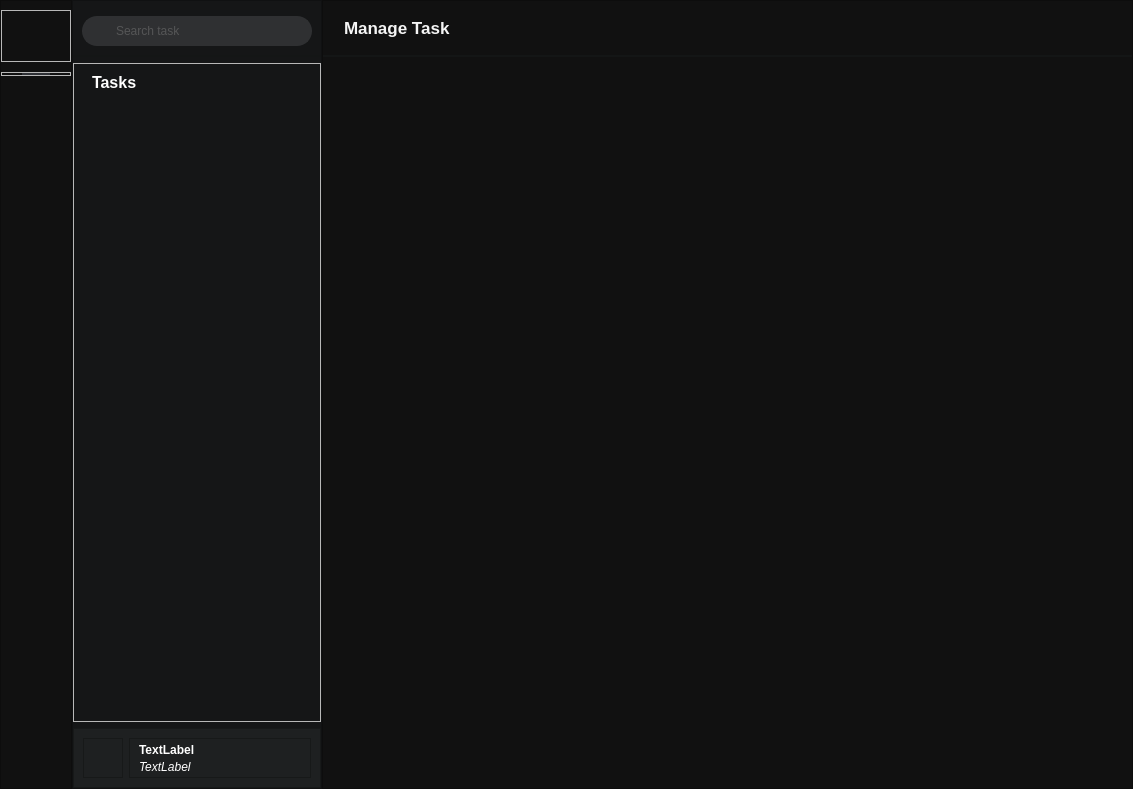
<?xml version="1.0" encoding="UTF-8"?>
<ui version="4.0">
 <class>MainWindow</class>
 <widget class="QMainWindow" name="MainWindow">
  <property name="geometry">
   <rect>
    <x>0</x>
    <y>0</y>
    <width>1133</width>
    <height>789</height>
   </rect>
  </property>
  <property name="windowTitle">
   <string>Chrona ver_0.1b</string>
  </property>
  <property name="windowIcon">
   <iconset resource="../../Data/resources.qrc">
    <normaloff>:/icons_svg/Images/icons_svg/icon_logo.svg</normaloff>:/icons_svg/Images/icons_svg/icon_logo.svg</iconset>
  </property>
  <widget class="QWidget" name="centralwidget">
   <layout class="QHBoxLayout" name="horizontalLayout">
    <property name="spacing">
     <number>0</number>
    </property>
    <property name="leftMargin">
     <number>0</number>
    </property>
    <property name="topMargin">
     <number>0</number>
    </property>
    <property name="rightMargin">
     <number>0</number>
    </property>
    <property name="bottomMargin">
     <number>0</number>
    </property>
    <item>
     <widget class="QFrame" name="Frame_LeftPanel">
      <property name="minimumSize">
       <size>
        <width>72</width>
        <height>0</height>
       </size>
      </property>
      <property name="maximumSize">
       <size>
        <width>72</width>
        <height>16777215</height>
       </size>
      </property>
      <property name="styleSheet">
       <string notr="true">#Frame_LeftPanel
{
	background-color: rgb(17, 17, 17);
}</string>
      </property>
      <property name="frameShape">
       <enum>QFrame::StyledPanel</enum>
      </property>
      <property name="frameShadow">
       <enum>QFrame::Raised</enum>
      </property>
      <layout class="QVBoxLayout" name="verticalLayout_3">
       <property name="spacing">
        <number>10</number>
       </property>
       <property name="leftMargin">
        <number>0</number>
       </property>
       <property name="rightMargin">
        <number>0</number>
       </property>
       <property name="bottomMargin">
        <number>9</number>
       </property>
       <item>
        <widget class="QFrame" name="Frame_Logo">
         <property name="minimumSize">
          <size>
           <width>70</width>
           <height>52</height>
          </size>
         </property>
         <property name="maximumSize">
          <size>
           <width>70</width>
           <height>16777215</height>
          </size>
         </property>
         <property name="styleSheet">
          <string notr="true">background-image: url(:/icons_svg/Images/icons_svg/icon_logo.svg);
background-position: center;
background-repeat: no-repeat;</string>
         </property>
         <property name="frameShape">
          <enum>QFrame::StyledPanel</enum>
         </property>
         <property name="frameShadow">
          <enum>QFrame::Raised</enum>
         </property>
        </widget>
       </item>
       <item>
        <widget class="QFrame" name="frame_9">
         <property name="frameShape">
          <enum>QFrame::StyledPanel</enum>
         </property>
         <property name="frameShadow">
          <enum>QFrame::Raised</enum>
         </property>
         <layout class="QVBoxLayout" name="verticalLayout_9">
          <property name="spacing">
           <number>0</number>
          </property>
          <property name="leftMargin">
           <number>20</number>
          </property>
          <property name="topMargin">
           <number>0</number>
          </property>
          <property name="rightMargin">
           <number>20</number>
          </property>
          <property name="bottomMargin">
           <number>0</number>
          </property>
          <item>
           <widget class="QFrame" name="frame_10">
            <property name="minimumSize">
             <size>
              <width>0</width>
              <height>2</height>
             </size>
            </property>
            <property name="maximumSize">
             <size>
              <width>16777215</width>
              <height>2</height>
             </size>
            </property>
            <property name="styleSheet">
             <string notr="true">background-color: #2F3136;
border-radius: 2px;</string>
            </property>
            <property name="frameShape">
             <enum>QFrame::StyledPanel</enum>
            </property>
            <property name="frameShadow">
             <enum>QFrame::Raised</enum>
            </property>
           </widget>
          </item>
         </layout>
        </widget>
       </item>
       <item>
        <widget class="QScrollArea" name="scrollArea">
         <property name="styleSheet">
          <string notr="true"/>
         </property>
         <property name="frameShape">
          <enum>QFrame::NoFrame</enum>
         </property>
         <property name="frameShadow">
          <enum>QFrame::Sunken</enum>
         </property>
         <property name="lineWidth">
          <number>0</number>
         </property>
         <property name="verticalScrollBarPolicy">
          <enum>Qt::ScrollBarAlwaysOff</enum>
         </property>
         <property name="horizontalScrollBarPolicy">
          <enum>Qt::ScrollBarAlwaysOff</enum>
         </property>
         <property name="widgetResizable">
          <bool>true</bool>
         </property>
         <widget class="QWidget" name="Widget_ScrollArea">
          <property name="geometry">
           <rect>
            <x>0</x>
            <y>0</y>
            <width>70</width>
            <height>675</height>
           </rect>
          </property>
          <property name="styleSheet">
           <string notr="true">#Widget_ScrollArea
{
	background-color: rgb(17, 17, 17);
}</string>
          </property>
          <layout class="QGridLayout" name="gridLayout">
           <property name="leftMargin">
            <number>0</number>
           </property>
           <property name="topMargin">
            <number>0</number>
           </property>
           <property name="rightMargin">
            <number>0</number>
           </property>
           <property name="bottomMargin">
            <number>0</number>
           </property>
           <item row="0" column="0">
            <widget class="QWidget" name="Widget_MachinesList" native="true">
             <layout class="QVBoxLayout" name="verticalLayout_8">
              <property name="leftMargin">
               <number>0</number>
              </property>
              <property name="topMargin">
               <number>0</number>
              </property>
              <property name="rightMargin">
               <number>0</number>
              </property>
              <property name="bottomMargin">
               <number>0</number>
              </property>
             </layout>
            </widget>
           </item>
           <item row="2" column="0">
            <widget class="QWidget" name="widget_5" native="true">
             <layout class="QVBoxLayout" name="verticalLayout_5">
              <item>
               <spacer name="verticalSpacer">
                <property name="orientation">
                 <enum>Qt::Vertical</enum>
                </property>
                <property name="sizeHint" stdset="0">
                 <size>
                  <width>20</width>
                  <height>642</height>
                 </size>
                </property>
               </spacer>
              </item>
             </layout>
            </widget>
           </item>
           <item row="1" column="0">
            <widget class="QWidget" name="Widget_AddNewMachine" native="true">
             <layout class="QVBoxLayout" name="verticalLayout_12">
              <property name="leftMargin">
               <number>0</number>
              </property>
              <property name="topMargin">
               <number>0</number>
              </property>
              <property name="rightMargin">
               <number>0</number>
              </property>
              <property name="bottomMargin">
               <number>0</number>
              </property>
             </layout>
            </widget>
           </item>
          </layout>
         </widget>
        </widget>
       </item>
       <item>
        <widget class="QWidget" name="Widget_Settings" native="true">
         <layout class="QVBoxLayout" name="verticalLayout_4">
          <property name="leftMargin">
           <number>0</number>
          </property>
          <property name="topMargin">
           <number>0</number>
          </property>
          <property name="rightMargin">
           <number>0</number>
          </property>
          <property name="bottomMargin">
           <number>0</number>
          </property>
         </layout>
        </widget>
       </item>
      </layout>
     </widget>
    </item>
    <item>
     <widget class="QFrame" name="Frame_CenterPanel">
      <property name="minimumSize">
       <size>
        <width>250</width>
        <height>0</height>
       </size>
      </property>
      <property name="maximumSize">
       <size>
        <width>250</width>
        <height>16777215</height>
       </size>
      </property>
      <property name="styleSheet">
       <string notr="true">#Frame_CenterPanel
{
	background-color: rgb(21, 22, 23);
}</string>
      </property>
      <property name="frameShape">
       <enum>QFrame::StyledPanel</enum>
      </property>
      <property name="frameShadow">
       <enum>QFrame::Raised</enum>
      </property>
      <layout class="QVBoxLayout" name="verticalLayout_2">
       <property name="spacing">
        <number>6</number>
       </property>
       <property name="leftMargin">
        <number>0</number>
       </property>
       <property name="topMargin">
        <number>0</number>
       </property>
       <property name="rightMargin">
        <number>0</number>
       </property>
       <property name="bottomMargin">
        <number>0</number>
       </property>
       <item>
        <widget class="QWidget" name="widget" native="true">
         <property name="minimumSize">
          <size>
           <width>0</width>
           <height>48</height>
          </size>
         </property>
         <property name="maximumSize">
          <size>
           <width>16777215</width>
           <height>48</height>
          </size>
         </property>
         <property name="styleSheet">
          <string notr="true">QLineEdit {
	border: 2px solid rgb(47, 48, 50);
	border-radius: 15px;
	background-color: rgb(47, 48, 50);
	color: rgb(121, 121, 121);
	padding-left: 30px;
	padding-right: 10px;
	background-image: url(:/icons_svg/Images/icons_svg/icon_search.svg);
	background-repeat: none;
	background-position: left center;
}

QLineEdit:hover {
	color: rgb(230, 230, 230);
	border: 2px solid rgb(62, 63, 66);
}

QLineEdit:focus {
	color: rgb(230, 230, 230);
	border: 2px solid rgb(53, 54, 56);
	background-color: rgb(14, 14, 15);
}</string>
         </property>
         <layout class="QVBoxLayout" name="verticalLayout_11">
          <property name="topMargin">
           <number>12</number>
          </property>
          <property name="bottomMargin">
           <number>0</number>
          </property>
          <item>
           <widget class="QLineEdit" name="lineEdit">
            <property name="enabled">
             <bool>true</bool>
            </property>
            <property name="minimumSize">
             <size>
              <width>0</width>
              <height>30</height>
             </size>
            </property>
            <property name="placeholderText">
             <string>Search task</string>
            </property>
           </widget>
          </item>
         </layout>
        </widget>
       </item>
       <item>
        <widget class="QFrame" name="frame_7">
         <property name="minimumSize">
          <size>
           <width>0</width>
           <height>2</height>
          </size>
         </property>
         <property name="maximumSize">
          <size>
           <width>16777215</width>
           <height>2</height>
          </size>
         </property>
         <property name="styleSheet">
          <string notr="true">background-color: rgb(26, 28, 29);</string>
         </property>
         <property name="frameShape">
          <enum>QFrame::StyledPanel</enum>
         </property>
         <property name="frameShadow">
          <enum>QFrame::Raised</enum>
         </property>
        </widget>
       </item>
       <item>
        <widget class="QFrame" name="frame_2">
         <property name="frameShape">
          <enum>QFrame::StyledPanel</enum>
         </property>
         <property name="frameShadow">
          <enum>QFrame::Raised</enum>
         </property>
         <layout class="QVBoxLayout" name="verticalLayout_7">
          <property name="topMargin">
           <number>0</number>
          </property>
          <property name="bottomMargin">
           <number>0</number>
          </property>
          <item>
           <widget class="QWidget" name="widget_3" native="true">
            <property name="styleSheet">
             <string notr="true">QPushButton {
	background-image: url(:/icons_svg/Images/icons_svg/icon_task_add_dark.svg);
	background-position: center;
    background-repeat: no-repeat;
	border: none;
	outline: none;
	border-radius: 5px;
	text-align: left;
}</string>
            </property>
            <layout class="QHBoxLayout" name="horizontalLayout_8">
             <item>
              <widget class="QLabel" name="label">
               <property name="font">
                <font>
                 <pointsize>12</pointsize>
                 <bold>true</bold>
                </font>
               </property>
               <property name="styleSheet">
                <string notr="true">color: rgb(255, 255, 255);</string>
               </property>
               <property name="text">
                <string>Tasks</string>
               </property>
              </widget>
             </item>
             <item>
              <widget class="QPushButton" name="pushButton_2">
               <property name="minimumSize">
                <size>
                 <width>15</width>
                 <height>15</height>
                </size>
               </property>
               <property name="maximumSize">
                <size>
                 <width>15</width>
                 <height>15</height>
                </size>
               </property>
               <property name="styleSheet">
                <string notr="true">QPushButton:hover 
{ 
	background-image: url(:/icons_svg/Images/icons_svg/icon_task_add_bright.svg);
	background-position: center;
	background-repeat: no-repeat;
}</string>
               </property>
               <property name="text">
                <string/>
               </property>
               <property name="autoRepeat">
                <bool>false</bool>
               </property>
               <property name="flat">
                <bool>true</bool>
               </property>
              </widget>
             </item>
            </layout>
           </widget>
          </item>
          <item>
           <widget class="QScrollArea" name="scrollArea_2">
            <property name="frameShape">
             <enum>QFrame::NoFrame</enum>
            </property>
            <property name="lineWidth">
             <number>0</number>
            </property>
            <property name="horizontalScrollBarPolicy">
             <enum>Qt::ScrollBarAlwaysOff</enum>
            </property>
            <property name="widgetResizable">
             <bool>true</bool>
            </property>
            <widget class="QWidget" name="scrollAreaWidgetContents">
             <property name="geometry">
              <rect>
               <x>0</x>
               <y>0</y>
               <width>228</width>
               <height>603</height>
              </rect>
             </property>
             <property name="styleSheet">
              <string notr="true">#scrollAreaWidgetContents
{
	background-color: rgb(21, 22, 23);
}</string>
             </property>
             <layout class="QGridLayout" name="gridLayout_2">
              <property name="leftMargin">
               <number>0</number>
              </property>
              <property name="topMargin">
               <number>0</number>
              </property>
              <property name="rightMargin">
               <number>0</number>
              </property>
              <property name="bottomMargin">
               <number>0</number>
              </property>
              <item row="0" column="0">
               <widget class="QWidget" name="Widget_TasksList" native="true">
                <layout class="QVBoxLayout" name="verticalLayout_13">
                 <property name="leftMargin">
                  <number>0</number>
                 </property>
                 <property name="topMargin">
                  <number>0</number>
                 </property>
                 <property name="rightMargin">
                  <number>0</number>
                 </property>
                 <property name="bottomMargin">
                  <number>0</number>
                 </property>
                </layout>
               </widget>
              </item>
              <item row="1" column="0">
               <widget class="QWidget" name="widget_6" native="true">
                <layout class="QVBoxLayout" name="verticalLayout_6">
                 <item>
                  <spacer name="verticalSpacer_2">
                   <property name="orientation">
                    <enum>Qt::Vertical</enum>
                   </property>
                   <property name="sizeHint" stdset="0">
                    <size>
                     <width>20</width>
                     <height>576</height>
                    </size>
                   </property>
                  </spacer>
                 </item>
                </layout>
               </widget>
              </item>
             </layout>
            </widget>
           </widget>
          </item>
         </layout>
        </widget>
       </item>
       <item>
        <widget class="QFrame" name="Frame_CenterBottom">
         <property name="minimumSize">
          <size>
           <width>0</width>
           <height>60</height>
          </size>
         </property>
         <property name="maximumSize">
          <size>
           <width>16777215</width>
           <height>60</height>
          </size>
         </property>
         <property name="styleSheet">
          <string notr="true">background-color: rgb(30, 32, 33);</string>
         </property>
         <property name="frameShape">
          <enum>QFrame::StyledPanel</enum>
         </property>
         <property name="frameShadow">
          <enum>QFrame::Raised</enum>
         </property>
         <layout class="QHBoxLayout" name="horizontalLayout_2">
          <item>
           <widget class="QFrame" name="frame_13">
            <property name="minimumSize">
             <size>
              <width>40</width>
              <height>40</height>
             </size>
            </property>
            <property name="maximumSize">
             <size>
              <width>40</width>
              <height>40</height>
             </size>
            </property>
            <property name="styleSheet">
             <string notr="true">background-image: url(:/icons_svg/Images/icons_svg/icon_machine.svg);
background-position: center;
background-repeat: no-repeat;</string>
            </property>
            <property name="frameShape">
             <enum>QFrame::StyledPanel</enum>
            </property>
            <property name="frameShadow">
             <enum>QFrame::Raised</enum>
            </property>
           </widget>
          </item>
          <item>
           <widget class="QFrame" name="frame_14">
            <property name="frameShape">
             <enum>QFrame::StyledPanel</enum>
            </property>
            <property name="frameShadow">
             <enum>QFrame::Raised</enum>
            </property>
            <layout class="QVBoxLayout" name="verticalLayout_10">
             <property name="spacing">
              <number>2</number>
             </property>
             <property name="leftMargin">
              <number>9</number>
             </property>
             <property name="topMargin">
              <number>3</number>
             </property>
             <property name="rightMargin">
              <number>3</number>
             </property>
             <property name="bottomMargin">
              <number>3</number>
             </property>
             <item>
              <widget class="QLabel" name="Label_SelectedMachineName">
               <property name="font">
                <font>
                 <bold>true</bold>
                </font>
               </property>
               <property name="styleSheet">
                <string notr="true">color: rgb(255, 255, 255);</string>
               </property>
               <property name="text">
                <string>TextLabel</string>
               </property>
              </widget>
             </item>
             <item>
              <widget class="QLabel" name="Label_SelectedMachineIP">
               <property name="font">
                <font>
                 <italic>true</italic>
                </font>
               </property>
               <property name="styleSheet">
                <string notr="true">color: rgb(255, 255, 255);</string>
               </property>
               <property name="text">
                <string>TextLabel</string>
               </property>
              </widget>
             </item>
            </layout>
           </widget>
          </item>
         </layout>
        </widget>
       </item>
      </layout>
     </widget>
    </item>
    <item>
     <widget class="QFrame" name="Frame_RightPanel">
      <property name="styleSheet">
       <string notr="true">#Frame_RightPanel
{
	background-color: rgb(17, 17, 17);
}</string>
      </property>
      <property name="frameShape">
       <enum>QFrame::StyledPanel</enum>
      </property>
      <property name="frameShadow">
       <enum>QFrame::Raised</enum>
      </property>
      <layout class="QVBoxLayout" name="verticalLayout">
       <property name="leftMargin">
        <number>0</number>
       </property>
       <property name="topMargin">
        <number>0</number>
       </property>
       <property name="rightMargin">
        <number>0</number>
       </property>
       <property name="bottomMargin">
        <number>0</number>
       </property>
       <item>
        <widget class="QWidget" name="Widget_TopControl" native="true">
         <property name="minimumSize">
          <size>
           <width>0</width>
           <height>48</height>
          </size>
         </property>
         <property name="maximumSize">
          <size>
           <width>16777215</width>
           <height>48</height>
          </size>
         </property>
         <property name="styleSheet">
          <string notr="true">color: rgb(245, 245, 245);</string>
         </property>
         <layout class="QHBoxLayout" name="horizontalLayout_3">
          <property name="spacing">
           <number>15</number>
          </property>
          <property name="leftMargin">
           <number>12</number>
          </property>
          <property name="topMargin">
           <number>8</number>
          </property>
          <property name="rightMargin">
           <number>9</number>
          </property>
          <property name="bottomMargin">
           <number>0</number>
          </property>
          <item>
           <widget class="QWidget" name="widget_2" native="true">
            <layout class="QHBoxLayout" name="horizontalLayout_6">
             <property name="topMargin">
              <number>6</number>
             </property>
             <item>
              <widget class="QLabel" name="Label_PageName">
               <property name="font">
                <font>
                 <pointsize>13</pointsize>
                 <bold>true</bold>
                </font>
               </property>
               <property name="text">
                <string>Manage Task</string>
               </property>
              </widget>
             </item>
            </layout>
           </widget>
          </item>
          <item>
           <widget class="QWidget" name="Widget_TopButtonsList" native="true">
            <property name="styleSheet">
             <string notr="true">QPushButton {	
	border: none;
	outline: none;
	border-radius: 5px;
	text-align: left;
}
QPushButton:hover { background-color: rgb(30, 32, 35); }
QPushButton:pressed { background-color: rgb(118, 179, 157); }</string>
            </property>
            <layout class="QHBoxLayout" name="horizontalLayout_4">
             <property name="spacing">
              <number>10</number>
             </property>
             <property name="leftMargin">
              <number>0</number>
             </property>
             <property name="topMargin">
              <number>10</number>
             </property>
             <property name="rightMargin">
              <number>0</number>
             </property>
             <property name="bottomMargin">
              <number>8</number>
             </property>
            </layout>
           </widget>
          </item>
          <item>
           <spacer name="horizontalSpacer">
            <property name="orientation">
             <enum>Qt::Horizontal</enum>
            </property>
            <property name="sizeHint" stdset="0">
             <size>
              <width>663</width>
              <height>20</height>
             </size>
            </property>
           </spacer>
          </item>
          <item>
           <widget class="QWidget" name="Widget_ToogleButton" native="true">
            <layout class="QHBoxLayout" name="horizontalLayout_7">
             <property name="leftMargin">
              <number>0</number>
             </property>
             <property name="topMargin">
              <number>7</number>
             </property>
             <property name="rightMargin">
              <number>0</number>
             </property>
             <property name="bottomMargin">
              <number>7</number>
             </property>
            </layout>
           </widget>
          </item>
          <item>
           <widget class="QWidget" name="Widget_TopAdditionButtons" native="true">
            <property name="minimumSize">
             <size>
              <width>40</width>
              <height>40</height>
             </size>
            </property>
            <property name="maximumSize">
             <size>
              <width>40</width>
              <height>40</height>
             </size>
            </property>
            <property name="styleSheet">
             <string notr="true">QPushButton {	
	background-position: center;
    background-repeat: no-repeat;
	border: none;
	outline: none;
	border-radius: 5px;
	text-align: left;
}
QPushButton:hover { background-color: rgb(30, 32, 35); }
QPushButton:pressed { background-color: rgb(118, 179, 157); }</string>
            </property>
            <layout class="QHBoxLayout" name="horizontalLayout_5">
             <property name="leftMargin">
              <number>1</number>
             </property>
             <property name="topMargin">
              <number>1</number>
             </property>
             <property name="rightMargin">
              <number>1</number>
             </property>
             <property name="bottomMargin">
              <number>1</number>
             </property>
             <item>
              <widget class="QPushButton" name="pushButton">
               <property name="minimumSize">
                <size>
                 <width>38</width>
                 <height>38</height>
                </size>
               </property>
               <property name="styleSheet">
                <string notr="true">background-image: url(:/icons_svg/Images/icons_svg/icon_tasks_notification.svg);
background-position: center;
background-repeat: no-repeat;</string>
               </property>
               <property name="text">
                <string/>
               </property>
              </widget>
             </item>
            </layout>
           </widget>
          </item>
         </layout>
        </widget>
       </item>
       <item>
        <widget class="QFrame" name="Frame_Separator">
         <property name="minimumSize">
          <size>
           <width>0</width>
           <height>2</height>
          </size>
         </property>
         <property name="maximumSize">
          <size>
           <width>16777215</width>
           <height>2</height>
          </size>
         </property>
         <property name="styleSheet">
          <string notr="true">background-color: rgb(26, 28, 29);</string>
         </property>
         <property name="frameShape">
          <enum>QFrame::StyledPanel</enum>
         </property>
         <property name="frameShadow">
          <enum>QFrame::Raised</enum>
         </property>
        </widget>
       </item>
       <item>
        <widget class="QStackedWidget" name="StackedWidget_Right_CenterPanel">
         <property name="currentIndex">
          <number>1</number>
         </property>
         <widget class="QWidget" name="Widget_TaskInfo">
          <property name="styleSheet">
           <string notr="true">background-color: rgb(17, 17, 17);</string>
          </property>
         </widget>
         <widget class="QWidget" name="Widget_TaskControl">
          <property name="styleSheet">
           <string notr="true">background-color: rgb(17, 17, 17);</string>
          </property>
         </widget>
        </widget>
       </item>
      </layout>
     </widget>
    </item>
   </layout>
  </widget>
 </widget>
 <resources>
  <include location="../../Data/resources.qrc"/>
 </resources>
 <connections/>
</ui>
